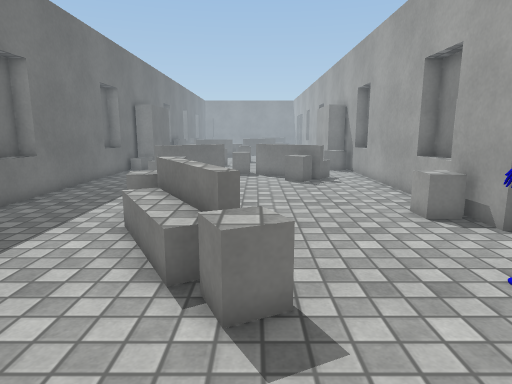
View 1 (above)

13 first-person views from a walk through a 3-D level made in the Unity game engine. The camera is 1.2 m above the floor, tilts 10° down and sees 75° across. The floor is counted in squares, 0.5 m on a side. Each view is taken from the middle of a square. On the plan, view 1 faces up. The plan holds only what a view shows up to about 20 squares ahead; the rest is blank. The place goes on beyond the plan. Surface patterns are stand-ins for the level's own textures.

View 2
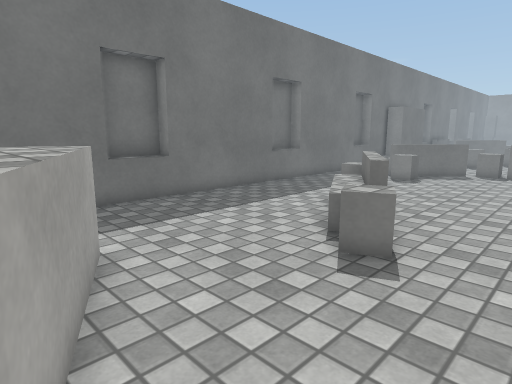

View 3
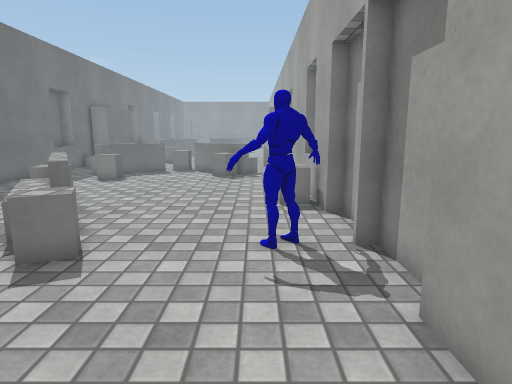

View 4
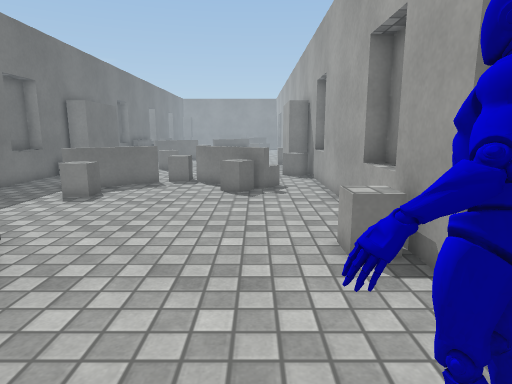

View 5
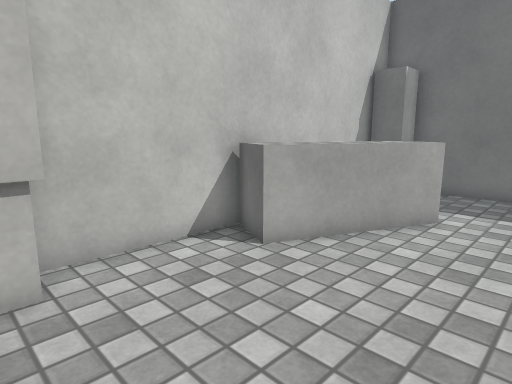

View 6
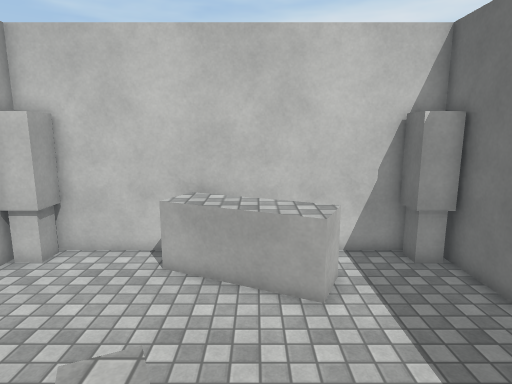

View 7
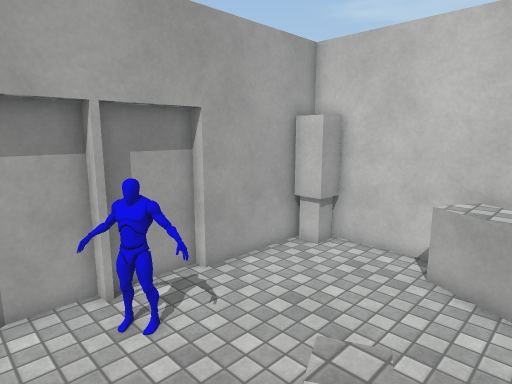

View 8
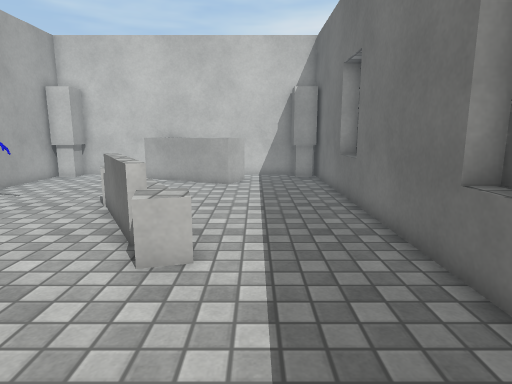

View 9
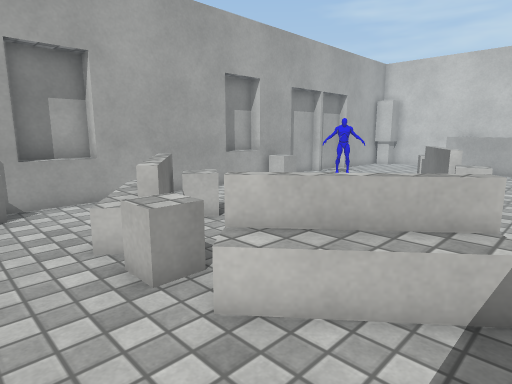

View 10
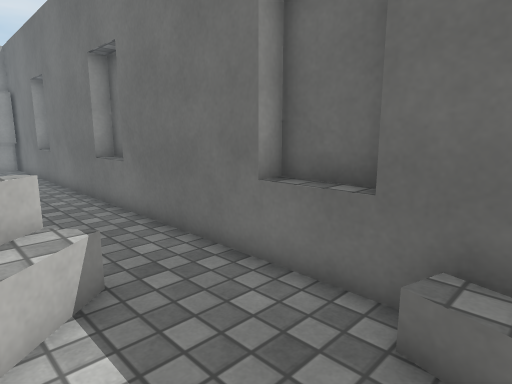

View 11
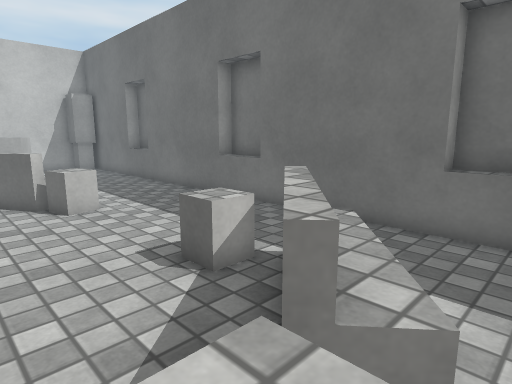

View 12
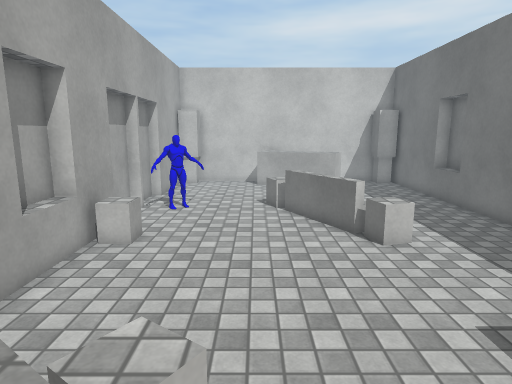

View 13
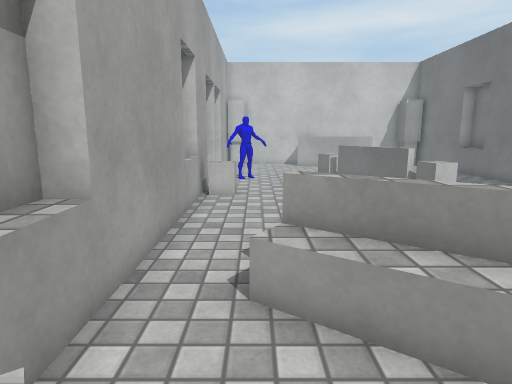

### Floor plan
Key: @ floor where view 1 was taken; # wall or solid block; x gap in a wall; . main floor; : floor 0.5 m higher than the main floor; / step, stairs or slope; = window, fence, low wall or low ledge; ^ raised ledge; v drop or lower ground; T thing the floor can be seen under or through; O other object.
Columns run from 9 left of view 1 to 7 right of it. Each row starts with its distance up from view 1.
 23  OO. . ..    .OO
 22 ##.   ........O#
 21 ##......O./....##
 20 ==....O.OO:/...=^
 19 #=...O O..v O..=#
 18 ##..OOv....O ..##
 17 ##..OO.....OO..#
 16 ##...OO........#
 15  #.............#
 14  #.............#
 13 ##.............##
 12 ==.............=^
 11 #=.............=^
 10 ##...OO.......O##
  9  #...OOO......O##
  8  #....//.......##
  7  #...../O.......#
  6  #.....///......#
  5 ##......OO...TTx#
  4 ==......OO..=T..#
  3 ==..............#
  2 ##.............##
  1 ##.............#
  0 ##...OOO.@.....#
 -1 ##...OOOOO.....#
 -2 ##... OOOOO...O#
 -3  OO..   OO....O#
 -4  ###############

Positions as (right, up) in squares from view 1, and headings:
1: (0, 0), facing up
2: (3, -2), facing up-left
3: (4, -2), facing up
4: (3, 3), facing up
5: (6, 3), facing down-left
6: (-2, 8), facing down
7: (-2, 8), facing down-right
8: (-5, 16), facing down
9: (-6, 23), facing down-right
10: (-4, 23), facing down-left
11: (0, 21), facing down-left
12: (1, 20), facing down
13: (4, 23), facing down
